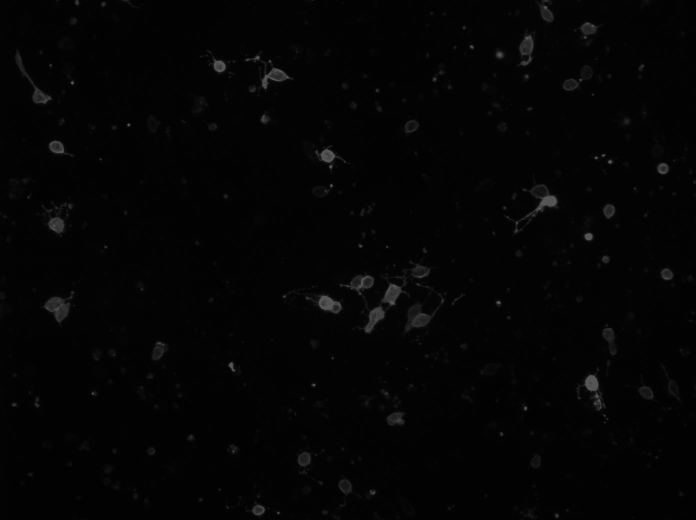
#> input picture final4.jpg, 1392 x 1040 px (shown at 1/2 size)
$ python ImageProcessing.py
#> lines starting #> are read from the running program, lines starting #| are printed output that depends on the picture
import cv2 as cv
import numpy as np


class ImageProcessing:
    def __init__(self):
        self.img_path = '../final1.bmp'
        self.img_path_2 = '../final2.jpg'
        self.img_path_3 = '../final3.jpg'
        self.img_path_4 = '../final4.jpg'
    # [4 lines left out: function showinput, not called in this run]
    def run(self):
        print("Bắt đầu xử lý ảnh ....")
    def show(self,img):
        cv.imshow('Output',img)
        cv.waitKey(0)
    # bo loc trung binh 3x3
    # [98 lines left out: functions medianfilter, avegaringfilter, morphology, morphology_fromopentoclose, sobel, canny, not called in this run]

    def canny_ex_4(self):
        img = cv.imread(self.img_path_4)
#> img is the input picture: shape (1040, 1392, 3); min 0, max 99, mean 4.1
        img_gray = cv.cvtColor(img, cv.COLOR_BGR2GRAY)
        img_blur = cv.medianBlur(img_gray,3) # performance k cao

        img_new = cv.Canny(image=img_blur, threshold1=50, threshold2=50)
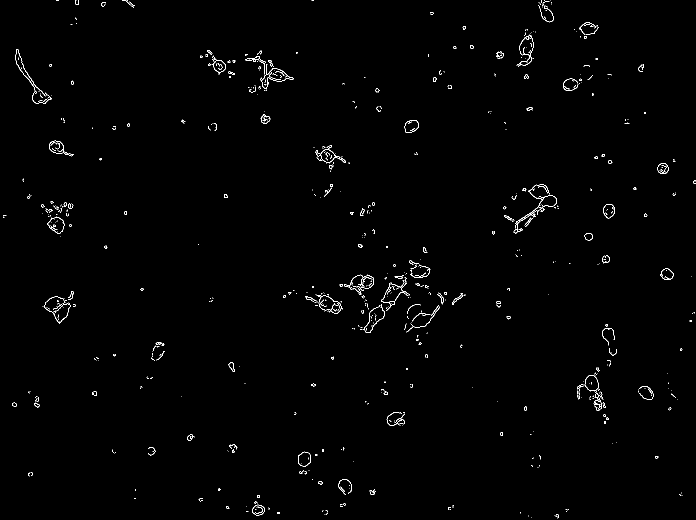
#> img_new: shape (1040, 1392) (shown at 1/2 size); 0.78% white in thin lines or dots
        self.show(img_new)
        #cv.imwrite('Canny_edge.jpg',img_new)
    # [40 lines left out: functions morphology_fromclosetoopen, segmentation, not called in this run]


if __name__ == '__main__':
    ip=ImageProcessing()
    # [5 lines of commented-out code are left out]
    ip.canny_ex_4()
